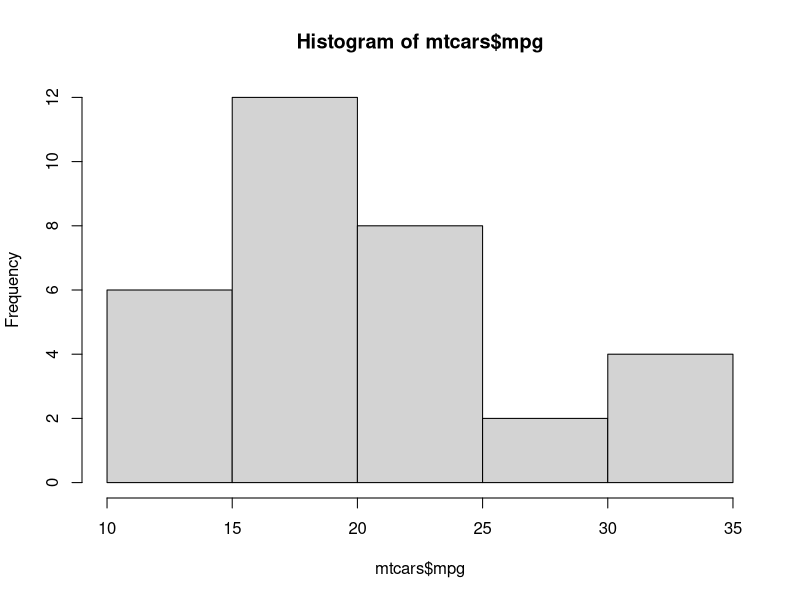
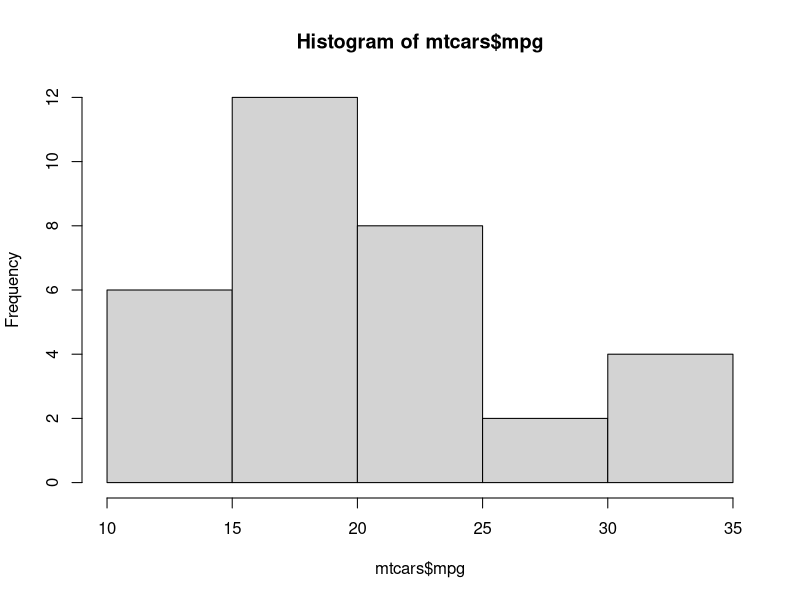
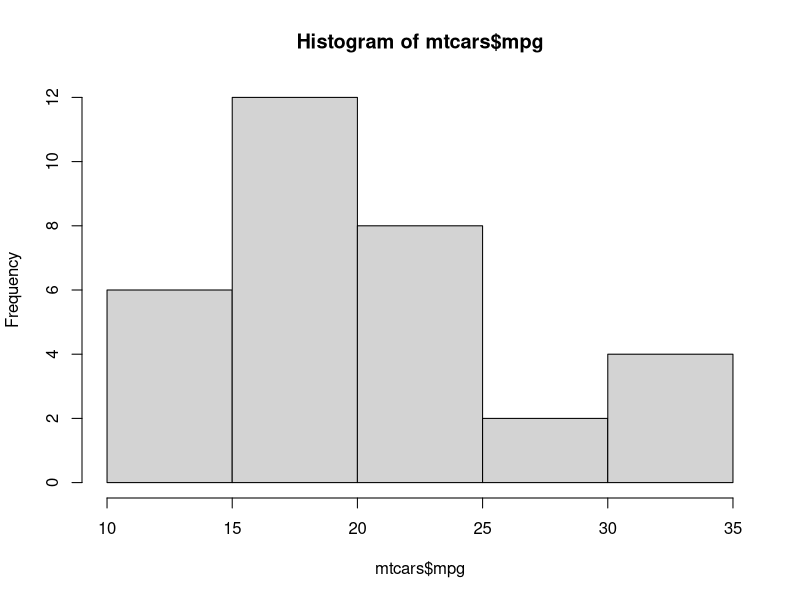
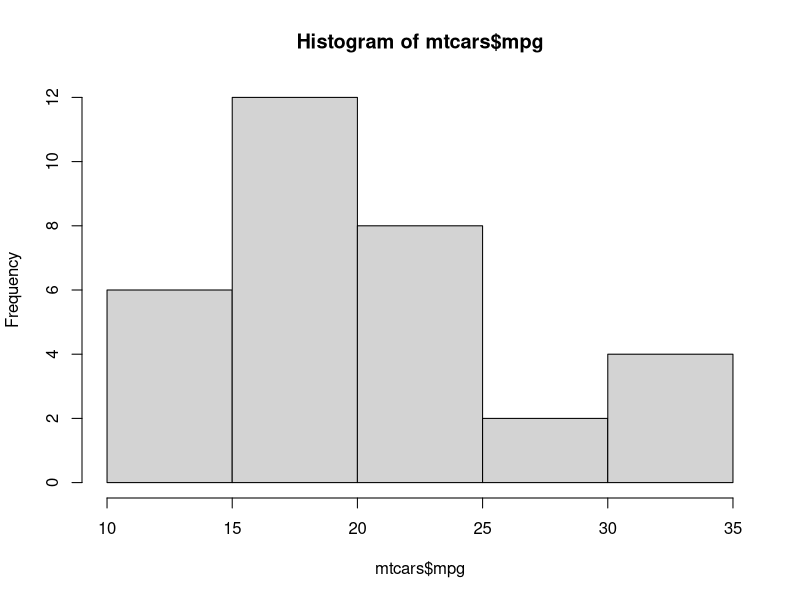
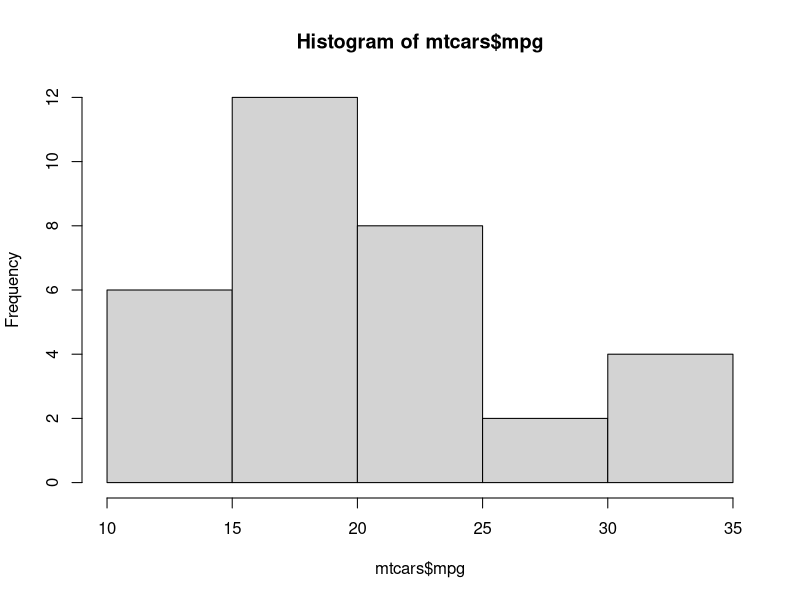
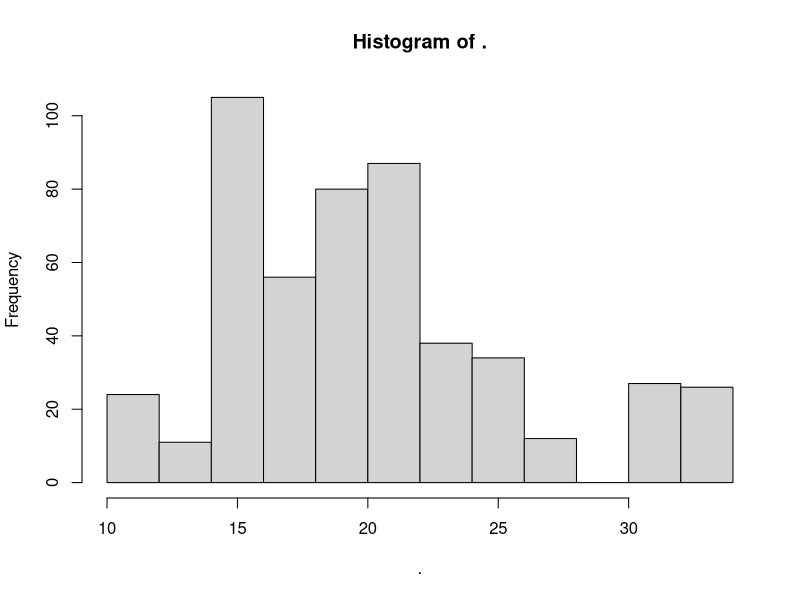
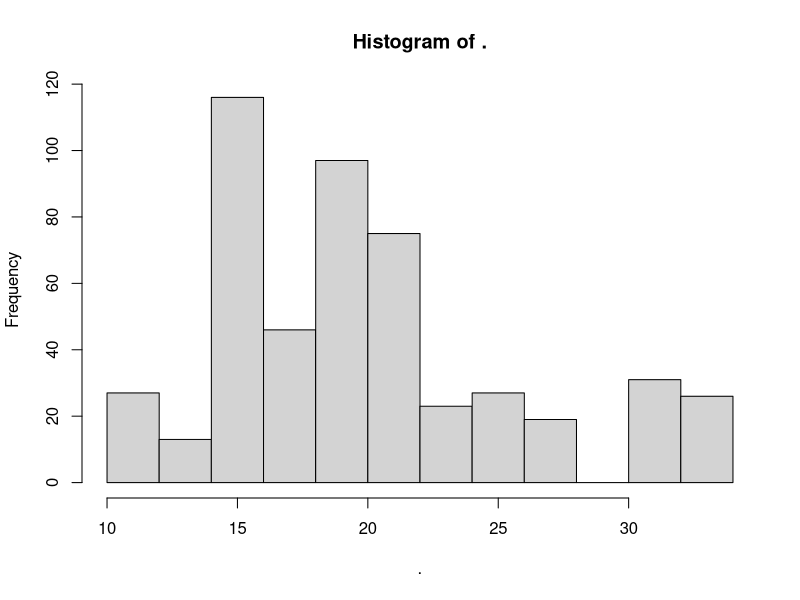
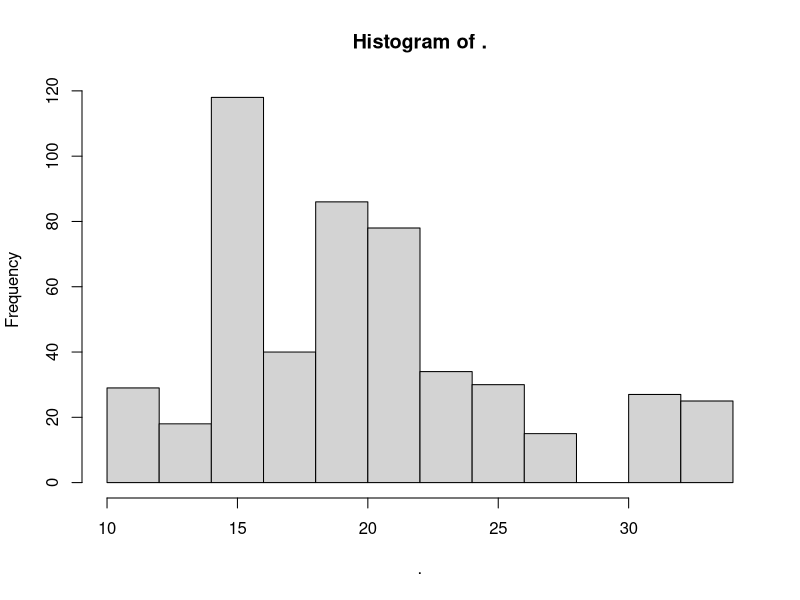

Generate these figures, in order, with R:
## ---- chunk 1
## Global options
knitr::opts_chunk$set(
  cache = FALSE,
  echo = TRUE
)
require(ggplot2)
require(dplyr)
require(glue)
require(kableExtra)
## ---- chunk 2
data("mtcars")
p <- hist(mtcars$mpg)
tbl <- mtcars %>%
  head() %>%
  kable()
plot(p)
## ---- chunk 3
cat("__column A__")
plot(p)
## ---- chunk 4
cat("__column B__")
print(tbl)
## ---- chunk 5
cat("__column A__")
plot(p)
## ---- chunk 6
cat("__column B__")
plot(p)
## ---- chunk 7
cat("__column C__")
print(tbl)
## ---- chunk 8
# chunk options: results='asis'
data("mtcars")
for(i in seq(4)){
  cat(glue::glue("\n\n### Tab {i} {{-}}\n\n"))
  plot.new()
  mtcars %>%
    sample_n(500, replace = TRUE) %>%
    pull(mpg) %>%
    hist()
  cat("\n\n")
}
## ---- chunk 9
# chunk options: results='asis'
data("mtcars")
for(i in seq(4)){
  cat(glue::glue("\n\n### Tab {i} {{-}}\n\n"))
  p <- mtcars %>%
    sample_n(500, replace = TRUE) %>%
    ggplot(aes(x = mpg)) +
    geom_histogram(bins = 30) 
  plot(p)
  cat("\n\n")
}
## ---- chunk 10
# chunk options: results='asis'
data("mtcars")
for(i in seq(4)){
  cat(glue::glue("\n\n### Tab {i} {{-}}\n\n"))
  p <- mtcars %>%
    sample_n(5, replace = TRUE) %>%
    knitr::kable()
  print(p)
  cat("\n\n")
}
## ---- chunk 11
# chunk options: results='asis'
data("mtcars")
for(i in seq(4)){
  cat(glue::glue("\n\n### Tab {i} {{-}}\n\n"))
  mtcars %>%
    sample_n(5, replace = TRUE) %>%
    knitr::kable("html") %>%
    kable_styling("striped", position = "left") %>%
    cat()
  cat("\n\n")
}
